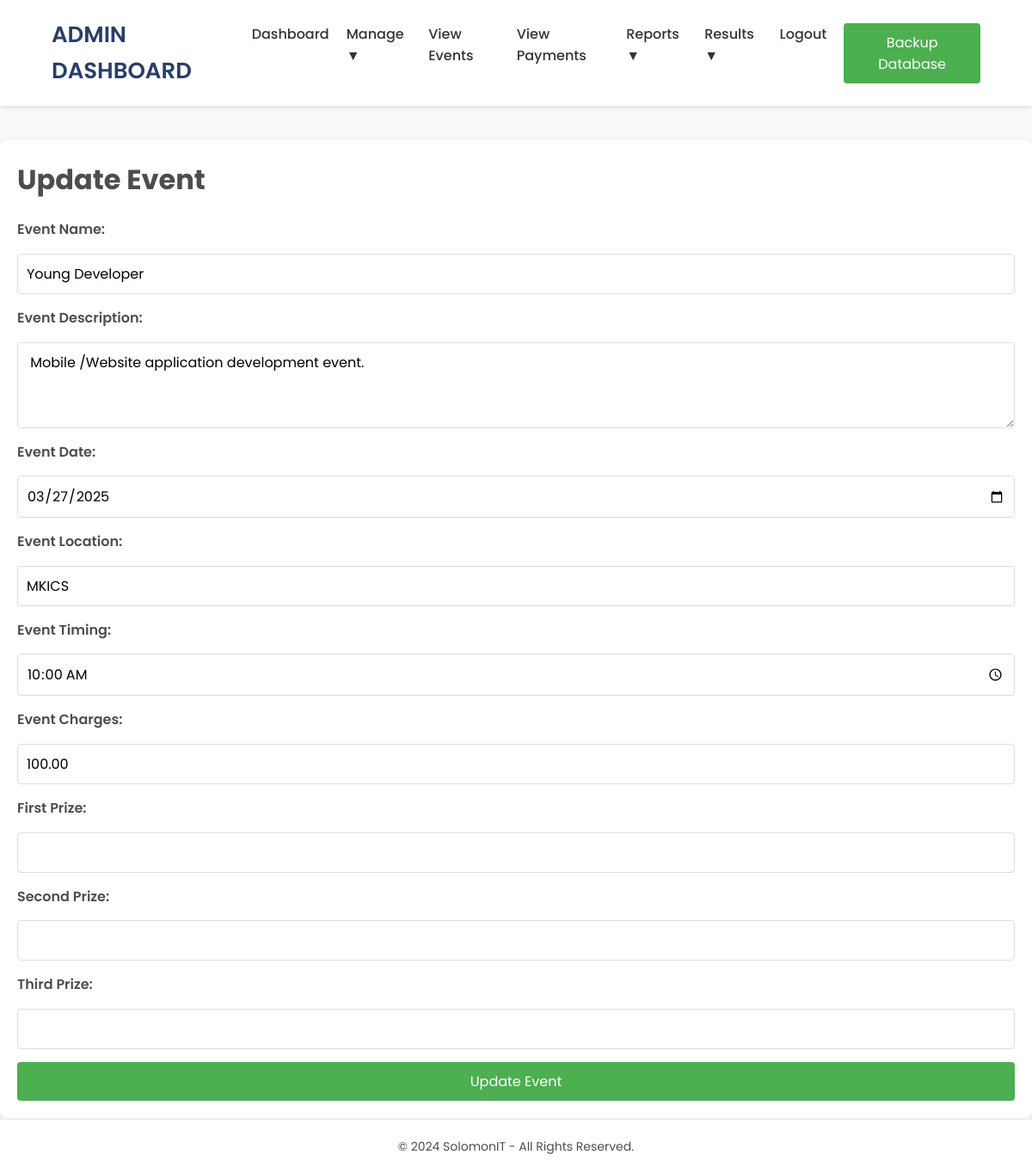
/update_event.php?event_id=52 (signed in), run on the app's committed database.
### tables this page shows
CREATE TABLE `event_master` (
  `event_id` int NOT NULL AUTO_INCREMENT,
  `event_name` text,
  `event_description` text,
  `event_date` text,
  `event_location` text,
  `event_time` text,
  `f_prize` text NOT NULL,
  `s_prize` text NOT NULL,
  `event_price` decimal(10,2) NOT NULL DEFAULT '0.00',
  `max_par` int DEFAULT '0',
  `is_active` tinyint(1) DEFAULT '1',
  PRIMARY KEY (`event_id`)
);

### update_event.php (the view, shortened to what this page needs)
<?php
include "config.php";
$event_id = intval($_GET['event_id']);
$sql = "SELECT * FROM event_master WHERE event_id = ?";
$stmt = mysqli_prepare($conn, $sql);
if ($stmt) {
    mysqli_stmt_bind_param($stmt, "i", $event_id);
    mysqli_stmt_execute($stmt);
    $result = mysqli_stmt_get_result($stmt);
    if ($event = mysqli_fetch_assoc($result)) {
    } else {
        echo "<script>alert('Event not found.'); window.location.href='view_events.php';</script>";
        exit();
    }
} else {
    echo "<script>alert('Database error.'); window.location.href='view_events.php';</script>";
    exit();
}
?>
<!DOCTYPE html>
<html lang="en">
<head>
</head>
<body>
    <?php include "admin_navbar.php"; ?>
    <section class="main-content">
        <h2>Update Event</h2>
        <form action="" method="POST">
            <label for="event_name">Event Name:</label>
            <input type="text" name="event_name" id="event_name" value="<?php echo htmlspecialchars($event['event_name']); ?>" required>
            <label for="event_description">Event Description:</label>
            <textarea name="event_description" id="event_description" required><?php echo htmlspecialchars($event['event_description']); ?></textarea>
            <label for="event_date">Event Date:</label>
            <input type="date" name="event_date" id="event_date" value="<?php echo htmlspecialchars($event['event_date']); ?>" required>
            <label for="event_location">Event Location:</label>
            <input type="text" name="event_location" id="event_location" value="<?php echo htmlspecialchars($event['event_location']); ?>" required>
            <label for="event_time">Event Timing:</label>
            <input type="time" name="event_time" id="event_time" value="<?php echo htmlspecialchars($event['event_time']); ?>" required>
            <label for="event_price">Event Charges:</label>
            <input type="number" name="event_price" id="event_charges" value="<?php echo htmlspecialchars($event['event_price']); ?>" step="0.01" required>
            <label for="f_prize">First Prize:</label>
            <input type="number" name="f_prize" id="f_prize" value="<?php echo htmlspecialchars($event['f_prize']); ?>" step="0.01" required>
            <label for="s_prize">Second Prize:</label>
            <input type="number" name="s_prize" id="s_prize" value="<?php echo htmlspecialchars($event['s_prize']); ?>" step="0.01" required>
            <label for="t_prize">Third Prize:</label>
            <input type="number" name="t_prize" id="t_prize" value="<?php echo htmlspecialchars($event['t_prize']); ?>" step="0.01" required>
            <button type="submit">Update Event</button>
        </form>
    </section>
    <footer>
        <p>© 2024 SolomonIT - All Rights Reserved.</p>
    </footer>
</body>
</html>

### update_event.php (style rules this page uses)
* { margin: 0; padding: 0; box-sizing: border-box; font-family: 'Poppins', sans-serif; }
body { background-color: #f9f9f9; color: #4d4d4d; font-size: 16px; line-height: 1.6; min-height: 100vh; display: flex; flex-direction: column; }
.main-content { flex: 1; background-color: #fff; box-shadow: 0 2px 10px rgba(0, 0, 0, 0.1); padding: 20px; margin-top: 40px; border-radius: 8px; }
h2 { font-size: 2rem; font-weight: 700; margin-bottom: 20px; }
form { display: flex; flex-direction: column; gap: 15px; }
label { font-weight: 600; }
input[type="text"], input[type="date"], input[type="time"], input[type="number"], textarea { width: 100%; padding: 10px; border: 1px solid #ddd; border-radius: 4px; font-size: 16px; }
textarea { resize: vertical; height: 100px; }
button { padding: 10px 20px; background-color: #4CAF50; color: #fff; border: none; border-radius: 4px; font-size: 16px; cursor: pointer; transition: background-color 0.3s ease; }
footer { background-color: #fff; padding: 20px; text-align: center; font-size: 14px; margin-top: auto; border-top: 2px solid #eee; }
footer p { margin: 0; }

### admin_navbar.php (style rules this page uses)
* { margin: 0; padding: 0; box-sizing: border-box; font-family: 'Poppins', sans-serif; }

### data on the page
event_master: event_name "Young Developer", event_description "Mobile /Website application development event.", event_date "03/27/2025", event_location "MKICS", event_time "10:00", event_price "100.00"
